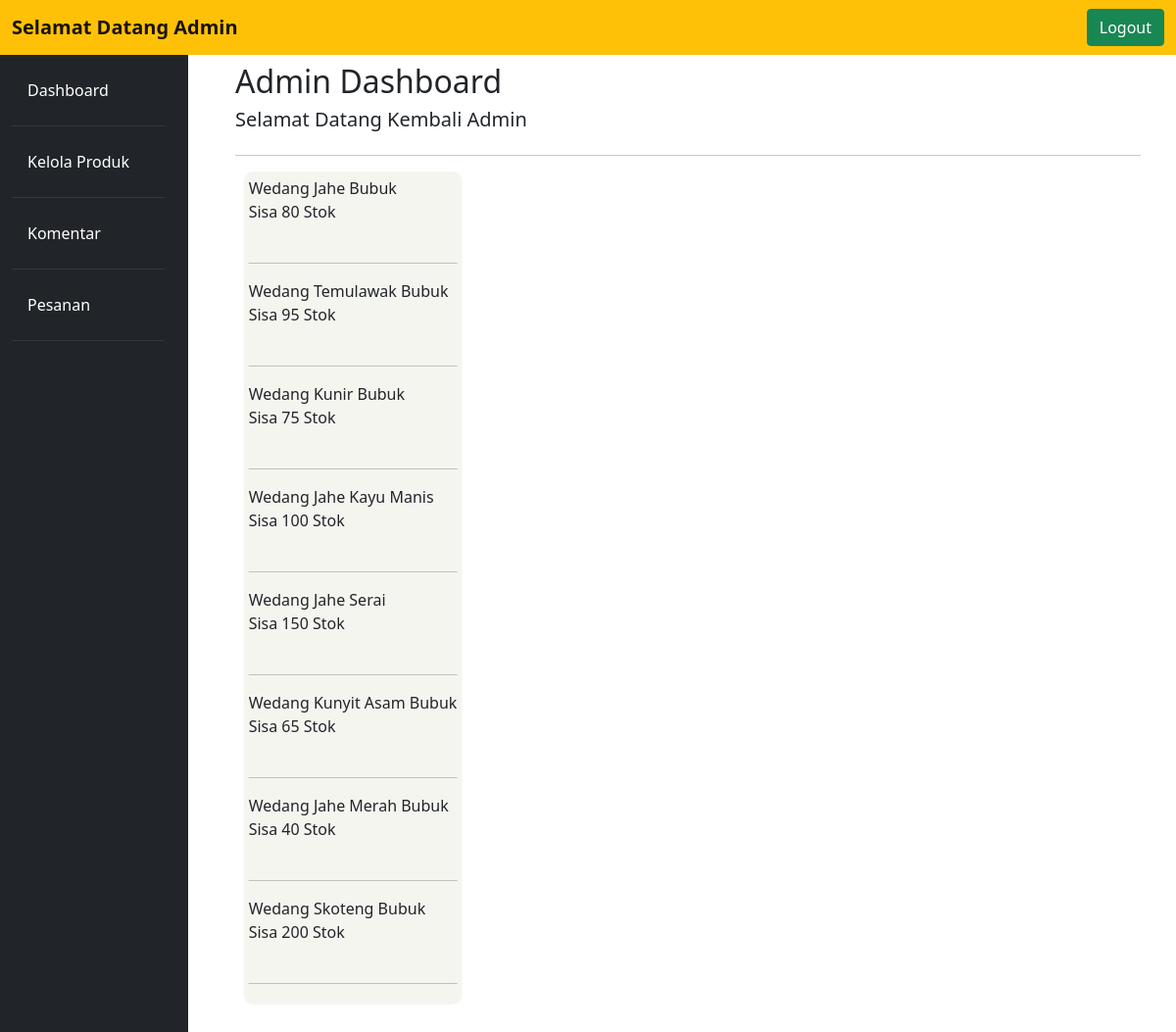
The app's page /dashboardadmin/dashboard.php (signed in) with its own data.
### tables this page shows
CREATE TABLE `data_barang` (
  `id_produk` varchar(100) NOT NULL,
  `nama_produk` varchar(200) NOT NULL,
  `harga_produk` varchar(100) NOT NULL,
  `berat_produk` varchar(100) NOT NULL,
  `stok` int(250) NOT NULL
);

### dashboardadmin/dashboard.php (the view, shortened to what this page needs)
<?php
include_once("koneksi.php");
if(isset($_SESSION['email'])){
?>
<!doctype html>
<html lang="en">
  <head>
    <link href="https://cdn.jsdelivr.net/npm/bootstrap@5.1.3/dist/css/bootstrap.min.css" rel="stylesheet">
     <link rel="stylesheet" type="text/css" href="admin.css">
  </head>
  <body>
  <nav class="navbar navbar-expand-lg navbar-light bg-warning fixed-top">
  <div class="container-fluid">
    <a class="navbar-brand" href="#"><b>Selamat Datang Admin</b></a>
      <form class="d-flex">
      <a href="logout.php" class="btn btn-success square-btn-adjust">Logout</a>
      </form>
    </div>
</nav>
<div class="row no-gutters mt-5">
    <div class="col-md-2 bg-dark mt-14 pr-3 pt-4 p-4">
    <ul class="nav flex-column ml-3 mb-5" style=" height: 1000px;">
    <li class="nav-item">
    <a class="nav-link text-white" href="dashboard.php">Dashboard</a><hr class="bg-secondary">
  </li>
  <li class="nav-item">
    <a class="nav-link text-white" style="margin-right:15px" href="form.php">Kelola Produk</a><hr class="bg-secondary">
  </li>
  <li class="nav-item">
    <a class="nav-link text-white" href="komentar.php">Komentar</a><hr class="bg-secondary">
  </li>
  <li class="nav-item">
    <a class="nav-link text-white" href="pesanan.php">Pesanan</a><hr class="bg-secondary">
  </li>
</ul>
    </div>
    <div class="col-md-10 p-5 pt-3">
    <div class="row">
                            <div class="col-md-6">
                            <h2>Admin Dashboard</h2>
                                <h5> Selamat Datang Kembali Admin </h5>
                            </div>
                        </div>
                  <hr />
                <div class="row">
          <div class="col-md-3 col-sm-6 col-xs-6">
		        <div class="panel panel-back noti-box">
                <div class="text-box" >
                  <?php  $result = mysqli_query($conn, "SELECT * FROM data_barang");
                  while($user_data = mysqli_fetch_array($result)) {
                    echo $user_data['nama_produk']."<br>";
                      echo "Sisa ".$user_data['stok']." Stok <br> <br> <hr>";
                    }
                  ?>
                  </div>
                </div>
		        </div>
		     </div>
  </body>
      <?php
  }else{
      header("Location: loginadmin.php");
      exit();
  }
  ?>
</html>

### dashboardadmin/dashboard.php (style rules this page uses)
.text-box { position: absolute; top: 600px; left: 30%; transform: translate(-50%, -50%); background: #f5f5f0; border-radius: 10px; padding:5px; border-style: solid black; }

### records on screen
data_barang: nama_produk "Wedang Jahe Bubuk", stok "80"
data_barang: nama_produk "Wedang Temulawak Bubuk", stok "95"
data_barang: nama_produk "Wedang Kunir Bubuk", stok "75"
data_barang: nama_produk "Wedang Jahe Kayu Manis", stok "100"
data_barang: nama_produk "Wedang Jahe Serai", stok "150"
data_barang: nama_produk "Wedang Kunyit Asam Bubuk", stok "65"
data_barang: nama_produk "Wedang Jahe Merah Bubuk", stok "40"
data_barang: nama_produk "Wedang Skoteng Bubuk", stok "200"
